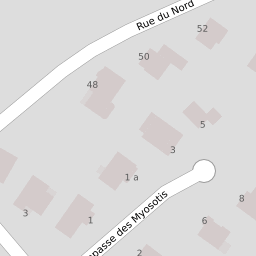
#> input picture osm.png, 256 x 256 px
$ python extract_buildings.py
#> lines starting #> are read from the running program, lines starting #| are printed output that depends on the picture; after the words box and inside, x2 and y2 are one past the last pixel; in counts of white or black regions, pixels touching at a corner belong together
#!/usr/bin/env python3

import numpy as np
from skimage import io, img_as_ubyte

def extraire_et_noircir_couleur(image_path, building_color, tolérance=0):
    """
    Remplace une couleur par du noir et rend le reste de l'image transparent.

    Args:
        image_path (str): Chemin de l'image PNG.
        building_color (tuple): Couleur cible à remplacer (R, G, B) [0-255].
        tolérance (int): Tolérance pour la détection de la couleur.

    Returns:
        ndarray: Image avec pixels noirs à la place de la couleur cible, le reste transparent.
    """
#> called with image_path = 'osm.png', building_color = (212, 203, 203), tolérance = 0
    # Charger l'image
    image = io.imread(image_path)
#> image is the input picture: shape (256, 256, 3); mean R, G, B 220.6, 219.5, 219.5

    if image.shape[2] == 3:
        # Ajouter canal alpha si absent
        alpha = np.ones((image.shape[0], image.shape[1], 1), dtype=np.uint8) * 255
        image = np.concatenate((image, alpha), axis=2)
#> image: shape (256, 256, 4)

    image = image.astype(np.uint8)
    building_color = np.array(building_color)

    # Création du masque
    masque = np.all(np.abs(image[..., :3] - building_color) <= tolérance, axis=-1)
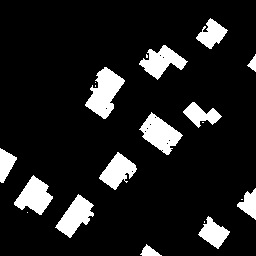
#> masque: shape (256, 256) bool; 11.8% white; 20 white regions (7 under 20 px), largest, box (x1, y1, x2, y2) and area: (85, 67, 125, 119) 1086, (139, 112, 183, 155) 950, (14, 175, 53, 215) 856

    # Créer une image de sortie entièrement transparente
    resultat = np.zeros_like(image)
    resultat[..., 3] = 0  # Alpha transparent partout

    # Mettre les pixels correspondants en noir opaque
    resultat[masque] = [0, 0, 0, 255]

    return resultat

# Exemple d'utilisation :
image_resultat = extraire_et_noircir_couleur("osm.png", building_color=(212, 203, 203), tolérance=0)

# Sauvegarder le résultat
io.imsave("osm-buildings.png", img_as_ubyte(image_resultat))
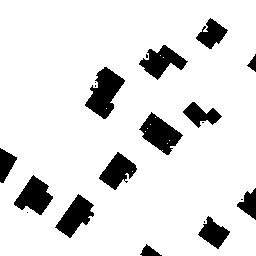
#> saved as osm-buildings.png: shape (256, 256, 4); mean R, G, B, A 0, 0, 0, 30.1; transparent parts drawn white

image_resultat = extraire_et_noircir_couleur("cadastre.png", building_color=(255, 204, 51), tolérance=0)
#> call 2 of extraire_et_noircir_couleur, with image_path = 'cadastre.png', building_color = (255, 204, 51), tolérance = 0
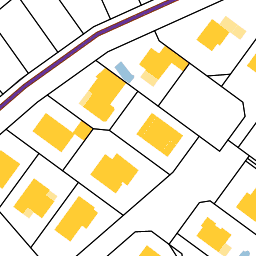
#> input picture cadastre.png, 256 x 256 px
#> in extraire_et_noircir_couleur, image is the input picture: shape (256, 256, 3); mean R, G, B 240.9, 232.7, 211.6
#> in extraire_et_noircir_couleur (call 2), `masque = np.all(np.abs(image[..., :3] - building_color) <= tolérance, ..`:
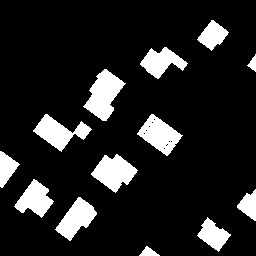
#> masque: shape (256, 256) bool; 13.3% white; 13 white regions, largest, box (x1, y1, x2, y2) and area: (83, 69, 126, 121) 1156, (91, 154, 138, 193) 1028, (137, 114, 183, 156) 977
io.imsave("cadastre-buildings.png", img_as_ubyte(image_resultat))
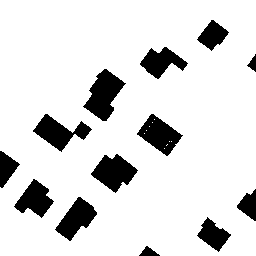
#> saved as cadastre-buildings.png: shape (256, 256, 4); mean R, G, B, A 0, 0, 0, 33.9; transparent parts drawn white
